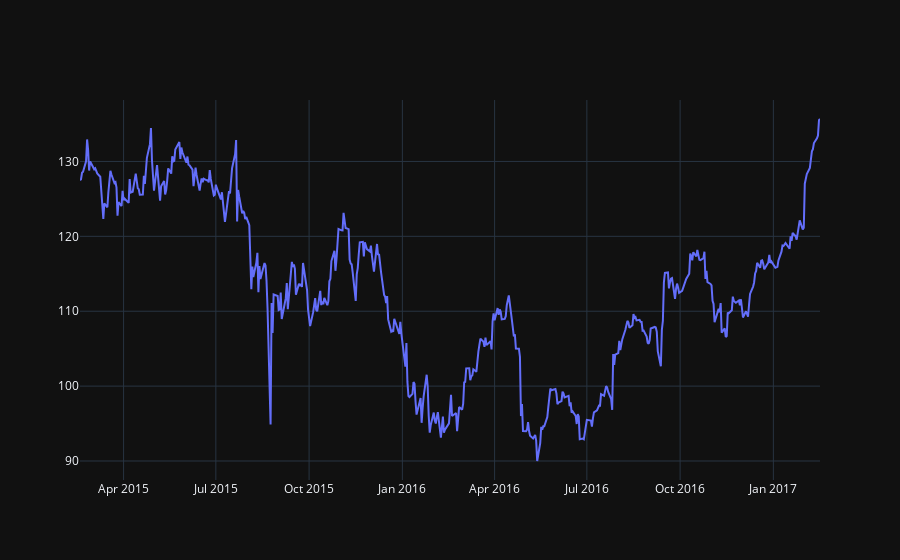

The notebook cell saved with this chart:
### Code cell
fig = go.Figure([go.Scatter(x=df['Date'], y=df['AAPL.Open'])])
fig.show()

### Figure 1 — Plotly figure (JSON) as saved in the notebook; plotly's stock layout.template omitted (floating-point values rounded to 4 significant figures; data arrays with more than 128 entries replaced by an {"elided": "..."} marker saying what was removed)
{"data": [{"x": {"elided": "506 str values"}, "y": {"elided": "506 float values"}, "type": "scatter"}], "layout": {}}
